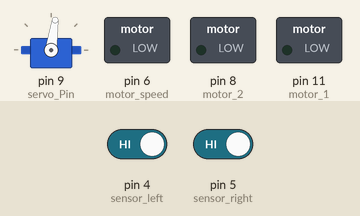
Recording of a sketch running on a simulated Arduino Uno, built with avr-gcc and run on an emulated ATmega328P. Shown: servo, switched loads named in the sketch (green lamp = pin HIGH). The inputs (shaded band) are chosen by the test bench; at power-on: pin 4 (sensor_left) HIGH, pin 5 (sensor_right) HIGH.

Above: at 1.2 s.
1.3 s: pin 4 (sensor_left) driven LOW
At 2.1 s:
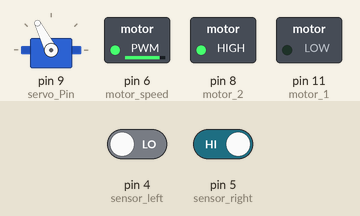
3.1 s: pin 4 (sensor_left) driven HIGH
At 3.7 s:
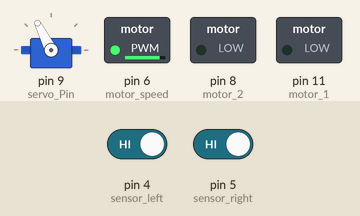
4.9 s: pin 5 (sensor_right) driven LOW
At 5.5 s:
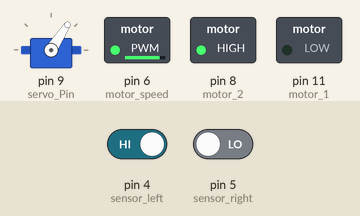
6.7 s: pin 5 (sensor_right) driven HIGH
At 8.3 s:
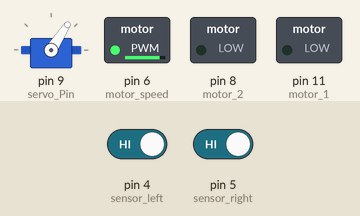
Timing chart, 0 to 9.5 s (numbered marks = the images above; inputs shaded):
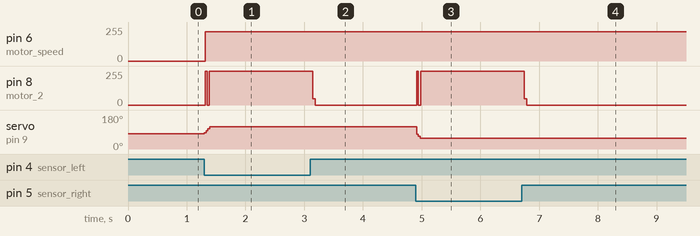

The sketch:

Mainframe.ino
```cpp
#include   <Servo.h>
#define servo_Pin 9
#define motor_speed 6
#define motor_1 11
#define motor_2 8
#define sensor_left 4
#define sensor_right 5
int sensor_right_position;
int sensor_left_position;
int servo_degree = 82;

Servo degree;

void setup()
{
  pinMode(motor_speed, OUTPUT);
  pinMode(motor_1, OUTPUT);
  pinMode(motor_2, OUTPUT);
  pinMode(sensor_left, INPUT);
  pinMode(sensor_right, INPUT);
}

void motor_start()
{
    digitalWrite(motor_1, LOW);
    digitalWrite(motor_2, HIGH);
    analogWrite(motor_speed, 230);
}

void motor_stop()
{
    digitalWrite(motor_1, LOW);
    digitalWrite(motor_2, LOW);
}

void turn()
{
    degree.write(servo_degree);
    degree.attach(servo_Pin);
}

void go_forward()
{
    degree.write(servo_degree);
    degree.attach(servo_Pin);
}
void motor_turning()
{
    digitalWrite(motor_1, LOW);
    digitalWrite(motor_2, HIGH);
    analogWrite(motor_speed, 220);
}

void loop()
{
 sensor_right_position = digitalRead(sensor_right);
 sensor_left_position = digitalRead(sensor_left);
 if (sensor_right_position == 0)
 {
  if (sensor_left_position == 0)
  {
    go_forward();
    motor_start();
  }
  else
  {
    if (sensor_left_position == 1)
    {
      if (servo_degree >= 60)
      {
        servo_degree -= 5;

      }
      if (servo_degree < 85)
      {
        turn();
        delay(15);
        motor_stop();
        motor_turning();
      }
    }
  }
 }
 else
 {
  if (sensor_right_position == 1)
  {
    if (sensor_left_position != 1)
    {
      if (servo_degree <= 115)
      {
        servo_degree += 5;
      }
      if (servo_degree > 85)
      {
        turn();
        delay(15);
        motor_stop();
        motor_turning();
      }
    }
  }
 }
 if (sensor_right_position == 1)
 {
  if (sensor_left_position == 1)
  {
    motor_stop();
    go_forward();
  }
 }
}
```

Measured:
- after the input at 1.3 s, pin 6 (motor_speed): 0/255 → 220/255 at once; pin 8 (motor_2): 0/255 → 255/255 at once; servo on pin 9 (servo_Pin): 82° → 117° at once
- after the input at 3.1 s, pin 8 (motor_2): 255/255 → 0/255 after 0.05 s
- after the input at 4.9 s, pin 8 (motor_2): 0/255 → 255/255 at once; servo on pin 9 (servo_Pin): 117° → 57° at once
- after the input at 6.7 s, pin 8 (motor_2): 255/255 → 0/255 after 0.05 s
